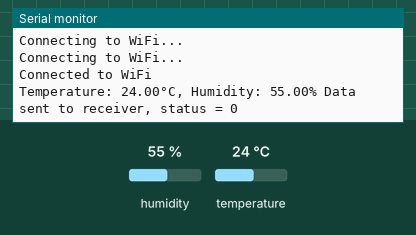
This sketch was run on a simulated ESP8266 (NodeMCU). On the bench: the last lines printed to the serial monitor. The inputs (shaded band) are chosen by the test bench; at power-on: humidity 55 %, temperature 24 °C. WiFi joins after 1.5 s; servers stay silent unless stated.

Above: at 3.2 s.
3.3 s: humidity set to 22 %
At 7.6 s:
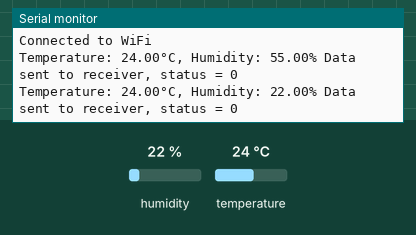
8.9 s: temperature set to 12 °C
At 12.8 s:
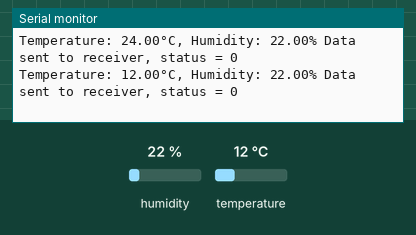
14.5 s: humidity set to 40 %
At 18.0 s:
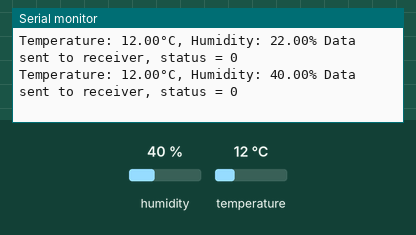
Timing chart, 0 to 19.5 s (numbered marks = the images above; inputs shaded):
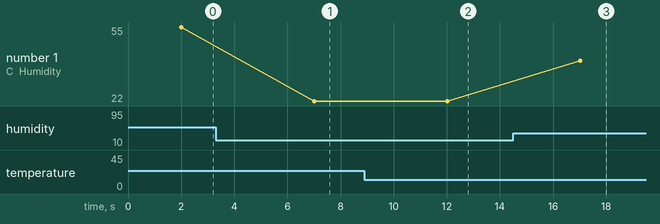

The sketch:

final_dht2.ino
```cpp
#include <ESP8266WiFi.h>
#include <espnow.h>
#include <Adafruit_Sensor.h>
#include <DHT.h>
#include <ESP8266HTTPClient.h>


const char* ssid = "realme X2 Pro";
const char* password = "ca4dd002827c";

uint8_t broadcastAddress[] = {0x2C, 0x3A, 0xE8, 0x38, 0xBB, 0xF1};

// Initialize the DHT sensor
#define DHTPIN D2
#define DHTTYPE DHT22
DHT dht(DHTPIN, DHTTYPE);

// Structure to send data
typedef struct struct_message {
  float temperature;
  float humidity;
} struct_message;

// Create a struct_message to hold sensor data
struct_message myData;

// Callback function that will be executed when data is sent
void OnDataSent(uint8_t *mac_addr, uint8_t sendStatus) {
  Serial.print("Data sent to receiver, status = ");
  Serial.println(sendStatus);
}

void setup() {

  // Start Serial Monitor
  Serial.begin(115200);

  // Connect to Wi-Fi
  WiFi.begin(ssid, password);

  while (WiFi.status() != WL_CONNECTED) {
    delay(1000);
    Serial.println("Connecting to WiFi...");
  }
  Serial.println("Connected to WiFi");

  // Initialize ESP-NOW
  if (esp_now_init() != 0) {
    Serial.println("ESP-NOW initialization failed");
    return;
  }

  // Register callback function
  esp_now_set_self_role(ESP_NOW_ROLE_CONTROLLER);
  esp_now_register_send_cb(OnDataSent);

  // Add broadcast address of the receiver
  esp_now_add_peer(broadcastAddress, ESP_NOW_ROLE_SLAVE, 1, NULL, 0);

  // Initialize DHT sensor
  dht.begin();
}

void loop() {
  // Read DHT sensor data
  float humidity = dht.readHumidity();
  float temperature = dht.readTemperature();

  // Print sensor data
  Serial.print("Temperature: ");
  Serial.print(temperature);
  Serial.print("°C, Humidity: ");
  Serial.print(humidity);
  Serial.print("% ");

  // Send sensor data to receiver
  myData.temperature = temperature;
  myData.humidity = humidity;
  esp_now_send(broadcastAddress, (uint8_t *) &myData, sizeof(myData));


  // Wait for 5 seconds before sending data again
  delay(5000);
}
```

Measured:
- after the input at 3.3 s, the serial monitor: prints a new line after 3.7 s (image 1)
- after the input at 8.9 s, the serial monitor: prints a new line after 3.1 s (image 2)
- after the input at 14.5 s, the serial monitor: prints a new line after 2.5 s (image 3)
- plotted number 1: 55 → 22 after the input at 3.3 s, 22 → 40 after the input at 14.5 s
